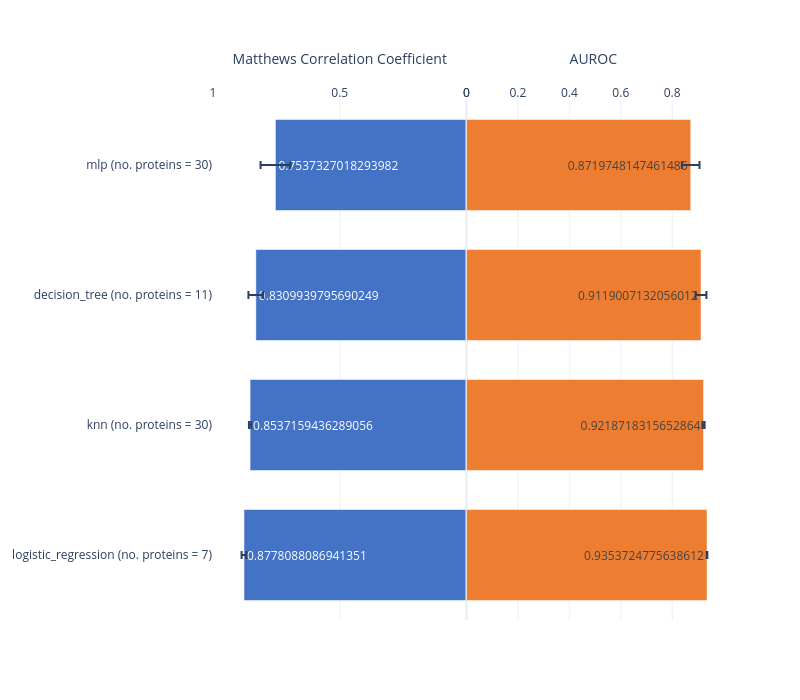

Here is the notebook cell this chart was saved with:
### Markdown cell above
## Butterfly

### Code cell
import pandas as pd
from pathlib import Path
from ml.models.visualization import butterfly_plot

run_dir = Path("../outputs/")  

leaderboard = pd.read_csv("../outputs/leaderboard_final.csv") 
leaderboard['model_n_features']= ['{} (no. proteins = {})'.format(leaderboard.loc[i,'model'],leaderboard.loc[i,'selected_feature_count']) for i in leaderboard.index.tolist()]
fig= butterfly_plot(leaderboard, var1 = 'mean_mcc', var2 = 'mean_roc_auc', var3 = 'selected_feature_count', error1 = 'std_mcc', error2 = 'std_roc_auc',  group = 'model_n_features', savepdf=False)
fig.show()

### Figure 1 — Plotly figure (JSON) as saved in the notebook; plotly's stock layout.template omitted (floating-point values rounded to 4 significant figures)
{"data": [{"error_x": {"array": [0.009458, 0.004572, 0.02928, 0.05869], "type": "data"}, "error_y": {"array": [0.009458, 0.004572, 0.02928, 0.05869], "type": "data"}, "marker": {"color": "#4472c4"}, "orientation": "h", "showlegend": false, "text": [0.8778, 0.8537, 0.831, 0.7537], "textposition": "inside", "type": "bar", "width": 0.7, "x": [0.8778, 0.8537, 0.831, 0.7537], "xaxis": "x", "y": ["logistic_regression (no. proteins = 7)", "knn (no. proteins = 30)", "decision_tree (no. proteins = 11)", "mlp (no. proteins = 30)"], "yaxis": "y"}, {"error_x": {"array": [0.001197, 0.00406, 0.02112, 0.03424], "type": "data"}, "error_y": {"array": [0.001197, 0.00406, 0.02112, 0.03424], "type": "data"}, "marker": {"color": "#ed7d31"}, "orientation": "h", "showlegend": false, "text": [0.9354, 0.9219, 0.9119, 0.872], "textposition": "inside", "type": "bar", "width": 0.7, "x": [0.9354, 0.9219, 0.9119, 0.872], "xaxis": "x2", "y": ["logistic_regression (no. proteins = 7)", "knn (no. proteins = 30)", "decision_tree (no. proteins = 11)", "mlp (no. proteins = 30)"], "yaxis": "y2"}], "layout": {"height": 700, "title": {"x": 0.5}, "width": 800, "xaxis": {"anchor": "y", "domain": [0, 0.5], "range": [1, 0], "side": "top", "title": {"text": "Matthews Correlation Coefficient"}}, "xaxis2": {"anchor": "y2", "domain": [0.5, 1], "side": "top", "title": {"text": "AUROC"}}, "yaxis": {"anchor": "x", "domain": [0, 1]}, "yaxis2": {"anchor": "x2", "domain": [0, 1], "matches": "y", "showticklabels": false}}}
